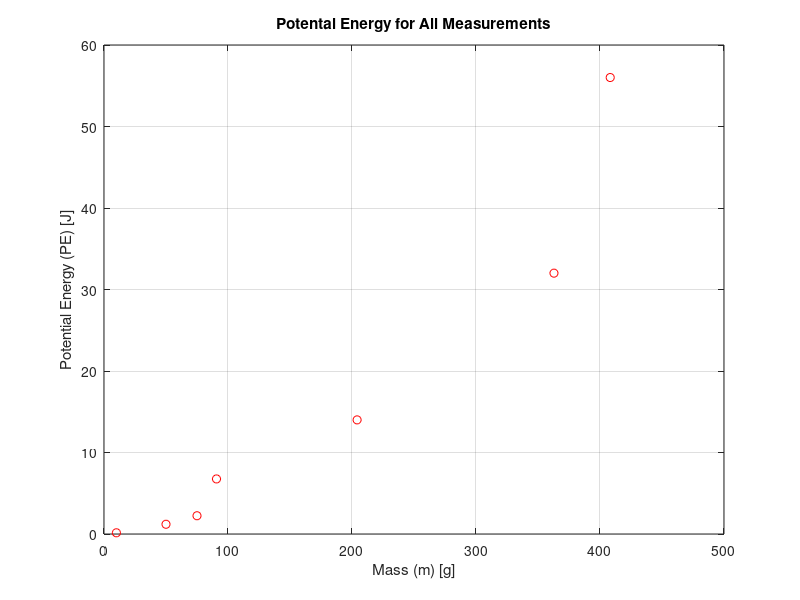
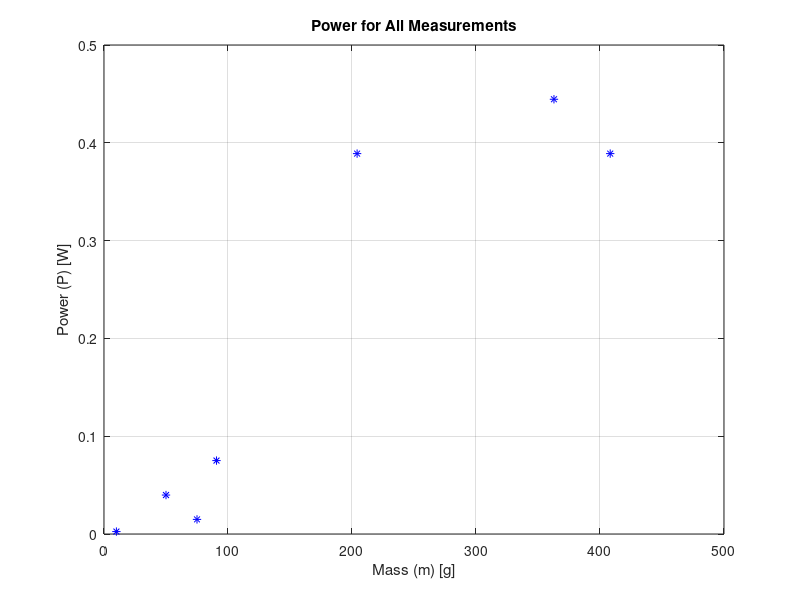

These figures' MATLAB source, in order: (Note: this script raises an error after producing the figures.)
%% Problem 1

clc
clear
close

%Problem Statement: Determine the power in units of watts and the potential energy in units of joules from the data collected.

%Task 1

%Data 1
% m1 = mass [g]
% h1 = height [ft]
% t1 = time [min]

Data1 = [10, 50, 75; 5, 8, 10; 1, 0.5, 2.5];
m1 = Data1 (1,:);
h1 = Data1 (2,:);
t1 = Data1 (3,:);

%Data 2
%m2 = mass [lb_m]
%h2 = height [cm]
%t2 = time [h]
Data2 = [0.2, 0.45, 0.8, 0.9; 760, 700, 900, 1400; 0.025, 0.01, 0.02, 0.04];
m2 = Data2 (1,:);
h2 = Data2 (2,:);
t2 = Data2 (3,:);

m1 = m1/1000; %convert from grams to kilograms
h1 = h1/3.28084; %convert from feet to meters
t1 = t1*60; %convert from minutes to seconds
m2 = m2/2.20462; %convert from pound mass to kilograms
h2 = h2/100; %convert from centimers to meters
t2 = t2*3600; %convert from hours to seconds


g = 9.8; %Value for gravity (g) which is in m/s^2

%Potential Energy = Mass * Gravity * Height
PE1 = m1.*g.*h1;
PE2 = m2.*g.*h2;

%Power = Potential Energy / Time
P1 = PE1./t1;
P2 = PE2./t2;


%Task 2
Data1 = [m1; h1; t1];
Data2 = [m2; h2; t2];
Data = [Data1, Data2];

CombinedData = [PE1, PE2; P1, P2];
csvwrite('Problem1_results.csv',CombinedData);

%Task 3
AverageMass1 = mean(m1);
AverageMass2 = mean(m2);
AverageHeight1 = mean(h1);
AverageHeight2 = mean(h2);

TotalPE1 = sum(PE1);
TotalPE2 = sum(PE2);
TotalPower1 = sum(P1);
TotalPower2 = sum(P2);

%Task 4
PotentialEnergy = [PE1, PE2];
Power = [P1, P2];
Mass = [m1*1000, m2*1000];

figure(1) %Plot for Mass vs. Potential Energy
plot (Mass, PotentialEnergy,'ro');
xlabel ('Mass (m) [g]')
ylabel ('Potential Energy (PE) [J]')
title ('Potental Energy for All Measurements')
grid on
figure(2) %Plot for Mass vs. Power
plot (Mass, Power,'b*');
xlabel ('Mass (m) [g]')
ylabel ('Power (P) [W]')
title ('Power for All Measurements')
grid on


%% Problem 2

clc
clear
close

%Problem Statement: Add years and DeviceID and get the production rates

load('C:\Users\Jurj\Desktop\ENGI 1331\MA2\Problem2(2).mat')

Year = Prod(:,1)
Production = Prod(:,2:5);
DeviceID = DeviceID(1);

SelectDeviceID = 'IC555';
SelectYear = '2016';

NewYears = [2016, 2017];
DeviceID = '2N6464'; %New DeviceID
DeviceIDProduction = [400; 450];
YearProduction = [3000, 2000; 3150, 2500]; 

AllData = [NewYears, NewDeviceID];

save('AllData');

DeviceID = '2G1544' %Replace previous DeviceID


Growth = 30

figure(1)
plot (Year, Production,'bo')
xlabel ('Year')
ylabel ('Production [units]')
title ('2G1544 Yearly Production')
